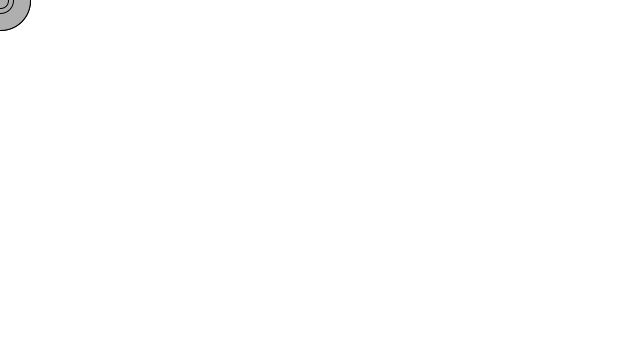
Frame 1 (no input)
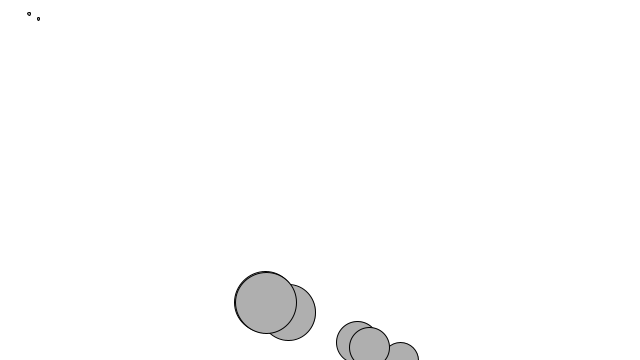
Frame 60 (the mouse pressed at the canvas centre just before this capture)
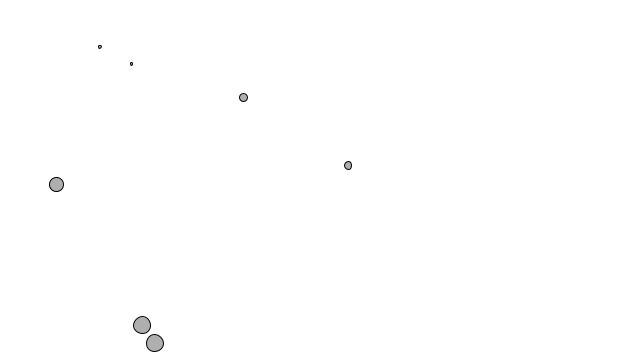
Frame 120 (the mouse held since frame 60 and released just before this capture)

The Processing sketch that drew these frames (run headless with seeded random() and noise(); from frame 60 on, the mouse is pressed at the canvas centre):

// Processing sketch: exercise2_3
// ── exercise2_3.pde
Mover[] movers =  new Mover[20];

PVector wind = new PVector( 0.01, 0.0 );

void setup()
{
  size(640,360);
  background(255);
  
  for( int i = 0; i < movers.length; i++ )
  {
    movers[i] = new Mover(random(0.1,4), 0, 0);
  }
}

void draw()
{
  background(255);
  
  for(int i = 0; i<movers.length; i++)
  {
    Mover m = movers[i];
    float edgeForceScale = 0.001;

    PVector gravity = new PVector( 0.0, 0.1*m.mass );

    PVector leftForce = new PVector(abs(width - m.location.x) * edgeForceScale, 0);
    PVector rightForce = new PVector(-(m.location.x * edgeForceScale), 0);
    PVector topForce = new PVector(0, abs(height - m.location.y) * edgeForceScale);
    PVector bottomForce = new PVector(0, -(m.location.y * edgeForceScale));

    movers[i].applyForce(leftForce);
    movers[i].applyForce(rightForce);
    movers[i].applyForce(topForce);
    movers[i].applyForce(bottomForce);
    
    movers[i].applyForce(wind);
    movers[i].applyForce(gravity);
    movers[i].update();
    movers[i].display();
  }
}
// ── Movers.pde
class Mover
{
  PVector location;
  PVector velocity;
  PVector acceleration;
  float mass; //　質量
  
  Mover( float m, float xPos, float yPos)
  {
    location = new PVector( xPos, yPos );
    velocity = new PVector( 0,0 );
    acceleration = new PVector( 0,0 );
    mass = m;
  }

  void update()
  {
    velocity.add(acceleration);
    location.add(velocity);
    acceleration.mult(0);
  }

  void checkEdges()
  {
    if(location.x > width)
    {
      location.x = width;
      velocity.x *= (-1);
    } else if ( location.x < 0 ) 
    {
      location.x = 0;
      velocity.x *= (-1);
    }
  
    if(location.y > height)
    {
      location.y = height;
      velocity.y *= (-1);
      
    } else if ( location.y < 0 )
    {
      location.y = 0;
      velocity.y *= (-0.8);
    }
  }

  void display()
  {
    stroke(0);
    fill(175);
    ellipse(location.x, location.y, 16*mass, 16*mass );
  }

  void applyForce(PVector force)
  {
    PVector f = PVector.div(force,mass);
    acceleration.add(f);
  }
}
